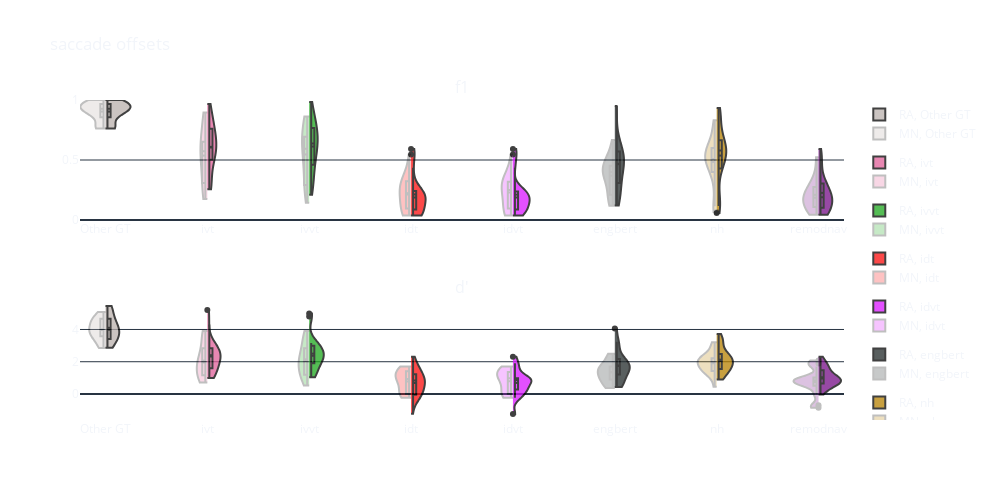

Write notebook code for a chart like this one.
### Code cell
offset_distribution_figure = ch_sdt.single_threshold_figure(
    csdt_metrics.loc[(slice(None), [peyes.constants.D_PRIME_STR, peyes.constants.F1_STR], slice(None)), :],
    peyes.constants.OFFSET_STR,
    THRESHOLD,
    GT1,
    gt2=GT2,
    show_other_gt=True,
    share_x=True,
    colors={k: v[1] for k, v in LABELER_PLOTTING_CONFIG.items()},
)

offset_distribution_figure.update_layout(
    title=dict(text="saccade offsets"),
    width=1000, height=500,
    paper_bgcolor='rgba(0, 0, 0, 0)',
    plot_bgcolor='rgba(0, 0, 0, 0)',
    margin=dict(l=10, r=10, b=10, t=10, pad=0),
)
offset_distribution_figure.layout.annotations = []   # remove subtitles

offset_distribution_figure.show()

### Figure 1 — Plotly figure (JSON) as saved in the notebook; plotly's stock layout.template omitted (floating-point values rounded to 4 significant figures)
{"data": [{"box": {"visible": true}, "fillcolor": "#bab0ac", "legendgroup": "Other GT", "line": {"color": "black"}, "meanline": {"visible": true}, "name": "RA, Other GT", "opacity": 0.75, "scalegroup": "f1", "showlegend": true, "side": "positive", "spanmode": "hard", "x0": "Other GT", "y": [0.902, 0.7692, 0.8571, 0.7761, 0.9841, 0.9333, 0.9062, 0.9508, 0.9259, 0.9667, 0.9302, 0.7619, 0.9841, 1.0], "type": "violin", "xaxis": "x", "yaxis": "y"}, {"box": {"visible": true}, "fillcolor": "#E15F99", "legendgroup": "ivt", "line": {"color": "black"}, "meanline": {"visible": true}, "name": "RA, ivt", "opacity": 0.75, "scalegroup": "f1", "showlegend": true, "side": "positive", "spanmode": "hard", "x0": "ivt", "y": [0.7719, 0.5455, 0.75, 0.5538, 0.6984, 0.359, 0.4598, 0.5833, 0.9667, 0.8254, 0.6269, 0.5758, 0.9552, 0.8254, 0.7083, 0.275, 0.2727, 0.2564, 0.6377, 0.5455], "type": "violin", "xaxis": "x", "yaxis": "y"}, {"box": {"visible": true}, "fillcolor": "#1CA71C", "legendgroup": "ivvt", "line": {"color": "black"}, "meanline": {"visible": true}, "name": "RA, ivvt", "opacity": 0.75, "scalegroup": "f1", "showlegend": true, "side": "positive", "spanmode": "hard", "x0": "ivvt", "y": [0.7719, 0.5455, 0.7632, 0.6, 0.6866, 0.3273, 0.4587, 0.4638, 0.9836, 0.8657, 0.6667, 0.5676, 0.9143, 0.7826, 0.7451, 0.3333, 0.2821, 0.2105, 0.6216, 0.6552], "type": "violin", "xaxis": "x", "yaxis": "y"}, {"box": {"visible": true}, "fillcolor": "#FB0D0D", "legendgroup": "idt", "line": {"color": "black"}, "meanline": {"visible": true}, "name": "RA, idt", "opacity": 0.75, "scalegroup": "f1", "showlegend": true, "side": "positive", "spanmode": "hard", "x0": "idt", "y": [0.1905, 0.2373, 0.186, 0.04348, 0.186, 0.1071, 0.2222, 0.5909, 0.4348, 0.08696, 0.04255, 0.04255, 0.2424, 0.1923, 0.1304, 0.32, 0.03774, 0.5455], "type": "violin", "xaxis": "x", "yaxis": "y"}, {"box": {"visible": true}, "fillcolor": "#DA16FF", "legendgroup": "idvt", "line": {"color": "black"}, "meanline": {"visible": true}, "name": "RA, idvt", "opacity": 0.75, "scalegroup": "f1", "showlegend": true, "side": "positive", "spanmode": "hard", "x0": "idvt", "y": [0.1905, 0.2373, 0.186, 0.08333, 0.1818, 0.1053, 0.2162, 0.5909, 0.4348, 0.08696, 0.08333, 0.04255, 0.2424, 0.2264, 0.125, 0.1923, 0.03774, 0.5455], "type": "violin", "xaxis": "x", "yaxis": "y"}, {"box": {"visible": true}, "fillcolor": "#222A2A", "legendgroup": "engbert", "line": {"color": "black"}, "meanline": {"visible": true}, "name": "RA, engbert", "opacity": 0.75, "scalegroup": "f1", "showlegend": true, "side": "positive", "spanmode": "hard", "x0": "engbert", "y": [0.4643, 0.5455, 0.6111, 0.1765, 0.3279, 0.4507, 0.5053, 0.44, 0.9508, 0.88, 0.2, 0.3175, 0.6933, 0.597, 0.5455, 0.1905, 0.1212, 0.2973, 0.5143, 0.4746], "type": "violin", "xaxis": "x", "yaxis": "y"}, {"box": {"visible": true}, "fillcolor": "#B68100", "legendgroup": "nh", "line": {"color": "black"}, "meanline": {"visible": true}, "name": "RA, nh", "opacity": 0.75, "scalegroup": "f1", "showlegend": true, "side": "positive", "spanmode": "hard", "x0": "nh", "y": [0.5882, 0.5, 0.05882, 0.4918, 0.3934, 0.6154, 0.2439, 0.4651, 0.9333, 0.8986, 0.5161, 0.6333, 0.8615, 0.6885, 0.6415, 0.7925, 0.1379, 0.5778, 0.1176, 0.5818], "type": "violin", "xaxis": "x", "yaxis": "y"}, {"box": {"visible": true}, "fillcolor": "#750D86", "legendgroup": "remodnav", "line": {"color": "black"}, "meanline": {"visible": true}, "name": "RA, remodnav", "opacity": 0.75, "scalegroup": "f1", "showlegend": true, "side": "positive", "spanmode": "hard", "x0": "remodnav", "y": [0.1579, 0.25, 0.3333, 0.2128, 0.1395, 0.05405, 0.186, 0.07407, 0.5909, 0.4706, 0.1277, 0.1951, 0.3077, 0.2174, 0.3, 0.04348, 0.07692, 0.07692, 0.1778, 0.5238], "type": "violin", "xaxis": "x", "yaxis": "y"}, {"box": {"visible": true}, "fillcolor": "#bab0ac", "legendgroup": "Other GT", "line": {"color": "black"}, "meanline": {"visible": true}, "name": "MN, Other GT", "opacity": 0.25, "scalegroup": "f1", "showlegend": true, "side": "negative", "spanmode": "hard", "x0": "Other GT", "y": [0.902, 0.7692, 0.8571, 0.7761, 0.9841, 0.9333, 0.9062, 0.9508, 0.9259, 0.9667, 0.9302, 0.7619, 0.9841, 1.0], "type": "violin", "xaxis": "x", "yaxis": "y"}, {"box": {"visible": true}, "fillcolor": "#E15F99", "legendgroup": "ivt", "line": {"color": "black"}, "meanline": {"visible": true}, "name": "MN, ivt", "opacity": 0.25, "scalegroup": "f1", "showlegend": true, "side": "negative", "spanmode": "hard", "x0": "ivt", "y": [0.8621, 0.6, 0.3077, 0.4091, 0.6471, 0.5152, 0.8955, 0.871, 0.6522, 0.225, 0.209, 0.175, 0.6, 0.5455], "type": "violin", "xaxis": "x", "yaxis": "y"}, {"box": {"visible": true}, "fillcolor": "#1CA71C", "legendgroup": "ivvt", "line": {"color": "black"}, "meanline": {"visible": true}, "name": "MN, ivvt", "opacity": 0.25, "scalegroup": "f1", "showlegend": true, "side": "negative", "spanmode": "hard", "x0": "ivvt", "y": [0.8621, 0.6, 0.2909, 0.4182, 0.6835, 0.5135, 0.8571, 0.8235, 0.6939, 0.2917, 0.2278, 0.1443, 0.5867, 0.6552], "type": "violin", "xaxis": "x", "yaxis": "y"}, {"box": {"visible": true}, "fillcolor": "#FB0D0D", "legendgroup": "idt", "line": {"color": "black"}, "meanline": {"visible": true}, "name": "MN, idt", "opacity": 0.25, "scalegroup": "f1", "showlegend": true, "side": "negative", "spanmode": "hard", "x0": "idt", "y": [0.04651, 0.3256, 0.386, 0.1277, 0.2128, 0.03774, 0.04348, 0.3226, 0.2692, 0.2128, 0.2692, 0.1111, 0.5455], "type": "violin", "xaxis": "x", "yaxis": "y"}, {"box": {"visible": true}, "fillcolor": "#DA16FF", "legendgroup": "idvt", "line": {"color": "black"}, "meanline": {"visible": true}, "name": "MN, idvt", "opacity": 0.25, "scalegroup": "f1", "showlegend": true, "side": "negative", "spanmode": "hard", "x0": "idvt", "y": [0.04651, 0.3182, 0.3793, 0.1277, 0.25, 0.03704, 0.04348, 0.3226, 0.3019, 0.2041, 0.2963, 0.1111, 0.5455], "type": "violin", "xaxis": "x", "yaxis": "y"}, {"box": {"visible": true}, "fillcolor": "#222A2A", "legendgroup": "engbert", "line": {"color": "black"}, "meanline": {"visible": true}, "name": "MN, engbert", "opacity": 0.25, "scalegroup": "f1", "showlegend": true, "side": "negative", "spanmode": "hard", "x0": "engbert", "y": [0.4211, 0.381, 0.3944, 0.4375, 0.1972, 0.3175, 0.6667, 0.5455, 0.4528, 0.1429, 0.1194, 0.2105, 0.4789, 0.4068], "type": "violin", "xaxis": "x", "yaxis": "y"}, {"box": {"visible": true}, "fillcolor": "#B68100", "legendgroup": "nh", "line": {"color": "black"}, "meanline": {"visible": true}, "name": "MN, nh", "opacity": 0.25, "scalegroup": "f1", "showlegend": true, "side": "negative", "spanmode": "hard", "x0": "nh", "y": [0.6154, 0.4, 0.4615, 0.2857, 0.5079, 0.6, 0.8308, 0.6, 0.5098, 0.7547, 0.06667, 0.5532, 0.1143, 0.4727], "type": "violin", "xaxis": "x", "yaxis": "y"}, {"box": {"visible": true}, "fillcolor": "#750D86", "legendgroup": "remodnav", "line": {"color": "black"}, "meanline": {"visible": true}, "name": "MN, remodnav", "opacity": 0.25, "scalegroup": "f1", "showlegend": true, "side": "negative", "spanmode": "hard", "x0": "remodnav", "y": [0.2051, 0.2857, 0.09091, 0.125, 0.1951, 0.359, 0.1778, 0.2632, 0.04348, 0.07407, 0.1739, 0.5238], "type": "violin", "xaxis": "x", "yaxis": "y"}, {"box": {"visible": true}, "fillcolor": "#bab0ac", "legendgroup": "Other GT", "line": {"color": "black"}, "meanline": {"visible": true}, "name": "RA, Other GT", "opacity": 0.75, "scalegroup": "d_prime", "showlegend": false, "side": "positive", "spanmode": "hard", "x0": "Other GT", "y": [3.862, 3.408, 3.417, 2.873, 5.457, 4.097, 3.769, 4.343, 3.725, 4.659, 4.271, 3.043, 5.457, 5.092], "type": "violin", "xaxis": "x2", "yaxis": "y2"}, {"box": {"visible": true}, "fillcolor": "#E15F99", "legendgroup": "ivt", "line": {"color": "black"}, "meanline": {"visible": true}, "name": "RA, ivt", "opacity": 0.75, "scalegroup": "d_prime", "showlegend": false, "side": "positive", "spanmode": "hard", "x0": "ivt", "y": [3.164, 2.662, 2.811, 2.002, 2.609, 1.375, 1.668, 2.31, 4.312, 2.859, 2.266, 2.09, 5.203, 3.181, 2.335, 0.9874, 1.203, 1.223, 2.328, 1.517], "type": "violin", "xaxis": "x2", "yaxis": "y2"}, {"box": {"visible": true}, "fillcolor": "#1CA71C", "legendgroup": "ivvt", "line": {"color": "black"}, "meanline": {"visible": true}, "name": "RA, ivvt", "opacity": 0.75, "scalegroup": "d_prime", "showlegend": false, "side": "positive", "spanmode": "hard", "x0": "ivvt", "y": [3.164, 2.662, 3.003, 2.221, 2.625, 1.401, 1.867, 2.159, 4.804, 2.992, 2.637, 2.129, 4.984, 3.073, 2.406, 1.268, 1.306, 1.037, 2.321, 1.956], "type": "violin", "xaxis": "x2", "yaxis": "y2"}, {"box": {"visible": true}, "fillcolor": "#FB0D0D", "legendgroup": "idt", "line": {"color": "black"}, "meanline": {"visible": true}, "name": "RA, idt", "opacity": 0.75, "scalegroup": "d_prime", "showlegend": false, "side": "positive", "spanmode": "hard", "x0": "idt", "y": [0.8813, -0.2309, 0.8944, 0.9177, -0.04057, 0.878, 0.3338, 1.076, 2.31, 1.9, 0.3516, -0.05692, -1.221, -0.04321, 1.416, 0.7817, 0.5687, 1.384, -0.2009, 1.707], "type": "violin", "xaxis": "x2", "yaxis": "y2"}, {"box": {"visible": true}, "fillcolor": "#DA16FF", "legendgroup": "idvt", "line": {"color": "black"}, "meanline": {"visible": true}, "name": "RA, idvt", "opacity": 0.75, "scalegroup": "d_prime", "showlegend": false, "side": "positive", "spanmode": "hard", "x0": "idvt", "y": [0.8813, -0.2309, 0.8944, 0.9177, 0.2666, 0.8403, 0.3103, 1.038, 2.31, 1.9, 0.3516, 0.2759, -1.243, -0.04321, 1.416, 0.9075, 0.526, 0.8613, -0.2009, 1.707], "type": "violin", "xaxis": "x2", "yaxis": "y2"}, {"box": {"visible": true}, "fillcolor": "#222A2A", "legendgroup": "engbert", "line": {"color": "black"}, "meanline": {"visible": true}, "name": "RA, engbert", "opacity": 0.75, "scalegroup": "d_prime", "showlegend": false, "side": "positive", "spanmode": "hard", "x0": "engbert", "y": [1.778, 3.118, 2.177, 0.5939, 1.228, 1.706, 1.943, 1.791, 4.054, 3.246, 0.6815, 1.174, 2.634, 2.148, 1.507, 0.611, 0.4353, 1.412, 1.851, 1.239], "type": "violin", "xaxis": "x2", "yaxis": "y2"}, {"box": {"visible": true}, "fillcolor": "#B68100", "legendgroup": "nh", "line": {"color": "black"}, "meanline": {"visible": true}, "name": "RA, nh", "opacity": 0.75, "scalegroup": "d_prime", "showlegend": false, "side": "positive", "spanmode": "hard", "x0": "nh", "y": [2.202, 2.464, 1.002, 1.777, 1.456, 2.259, 1.421, 1.855, 3.721, 3.248, 1.846, 2.284, 3.412, 2.488, 1.897, 3.12, 0.8915, 2.301, 1.307, 1.655], "type": "violin", "xaxis": "x2", "yaxis": "y2"}, {"box": {"visible": true}, "fillcolor": "#750D86", "legendgroup": "remodnav", "line": {"color": "black"}, "meanline": {"visible": true}, "name": "RA, remodnav", "opacity": 0.75, "scalegroup": "d_prime", "showlegend": false, "side": "positive", "spanmode": "hard", "x0": "remodnav", "y": [0.8142, 1.788, 1.43, 0.9384, 0.6824, 0.2764, 1.021, 0.6027, 2.31, 1.517, 0.5694, 1.021, 1.937, 0.9941, 0.9699, -0.02735, 0.6869, 0.6274, 0.8522, 1.711], "type": "violin", "xaxis": "x2", "yaxis": "y2"}, {"box": {"visible": true}, "fillcolor": "#bab0ac", "legendgroup": "Other GT", "line": {"color": "black"}, "meanline": {"visible": true}, "name": "MN, Other GT", "opacity": 0.25, "scalegroup": "d_prime", "showlegend": false, "side": "negative", "spanmode": "hard", "x0": "Other GT", "y": [3.797, 3.582, 3.417, 2.849, 4.683, 4.097, 3.769, 4.429, 3.838, 4.659, 4.166, 2.959, 4.683, 5.092], "type": "violin", "xaxis": "x2", "yaxis": "y2"}, {"box": {"visible": true}, "fillcolor": "#E15F99", "legendgroup": "ivt", "line": {"color": "black"}, "meanline": {"visible": true}, "name": "MN, ivt", "opacity": 0.25, "scalegroup": "d_prime", "showlegend": false, "side": "negative", "spanmode": "hard", "x0": "ivt", "y": [3.904, 2.843, 1.165, 1.441, 2.324, 1.865, 3.796, 3.545, 2.044, 0.7756, 0.8797, 0.7112, 2.149, 1.517], "type": "violin", "xaxis": "x2", "yaxis": "y2"}, {"box": {"visible": true}, "fillcolor": "#1CA71C", "legendgroup": "ivvt", "line": {"color": "black"}, "meanline": {"visible": true}, "name": "MN, ivvt", "opacity": 0.25, "scalegroup": "d_prime", "showlegend": false, "side": "negative", "spanmode": "hard", "x0": "ivvt", "y": [3.904, 2.843, 1.195, 1.602, 2.68, 1.904, 3.609, 3.485, 2.163, 1.078, 0.9898, 0.5316, 2.135, 1.956], "type": "violin", "xaxis": "x2", "yaxis": "y2"}, {"box": {"visible": true}, "fillcolor": "#FB0D0D", "legendgroup": "idt", "line": {"color": "black"}, "meanline": {"visible": true}, "name": "MN, idt", "opacity": 0.25, "scalegroup": "d_prime", "showlegend": false, "side": "negative", "spanmode": "hard", "x0": "idt", "y": [0.01249, -0.2305, 1.405, 1.444, 0.5857, 0.9384, -0.1927, -0.02745, 1.689, 1.079, 0.9332, 1.141, 0.3765, 1.707], "type": "violin", "xaxis": "x2", "yaxis": "y2"}, {"box": {"visible": true}, "fillcolor": "#DA16FF", "legendgroup": "idvt", "line": {"color": "black"}, "meanline": {"visible": true}, "name": "MN, idvt", "opacity": 0.25, "scalegroup": "d_prime", "showlegend": false, "side": "negative", "spanmode": "hard", "x0": "idvt", "y": [0.01249, -0.2305, 1.356, 1.409, 0.5857, 1.064, -0.2162, -0.02745, 1.689, 1.184, 0.8873, 1.244, 0.3765, 1.707], "type": "violin", "xaxis": "x2", "yaxis": "y2"}, {"box": {"visible": true}, "fillcolor": "#222A2A", "legendgroup": "engbert", "line": {"color": "black"}, "meanline": {"visible": true}, "name": "MN, engbert", "opacity": 0.25, "scalegroup": "d_prime", "showlegend": false, "side": "negative", "spanmode": "hard", "x0": "engbert", "y": [1.605, 2.398, 1.49, 1.594, 0.6566, 1.174, 2.496, 1.976, 1.206, 0.3674, 0.4017, 0.896, 1.702, 0.9891], "type": "violin", "xaxis": "x2", "yaxis": "y2"}, {"box": {"visible": true}, "fillcolor": "#B68100", "legendgroup": "nh", "line": {"color": "black"}, "meanline": {"visible": true}, "name": "MN, nh", "opacity": 0.25, "scalegroup": "d_prime", "showlegend": false, "side": "negative", "spanmode": "hard", "x0": "nh", "y": [2.282, 2.214, 1.728, 1.663, 1.804, 2.159, 3.201, 2.159, 1.425, 2.884, 0.4481, 2.144, 1.29, 1.252], "type": "violin", "xaxis": "x2", "yaxis": "y2"}, {"box": {"visible": true}, "fillcolor": "#750D86", "legendgroup": "remodnav", "line": {"color": "black"}, "meanline": {"visible": true}, "name": "MN, remodnav", "opacity": 0.25, "scalegroup": "d_prime", "showlegend": false, "side": "negative", "spanmode": "hard", "x0": "remodnav", "y": [1.012, 1.887, -0.8579, 0.5087, 0.5505, 1.021, 2.076, 0.8327, 0.8259, -0.02735, 0.6638, -0.7052, 0.8319, 1.711], "type": "violin", "xaxis": "x2", "yaxis": "y2"}], "layout": {"xaxis": {"anchor": "y", "domain": [0.0, 1.0]}, "yaxis": {"anchor": "x", "domain": [0.625, 1.0], "range": [0, 1]}, "xaxis2": {"anchor": "y2", "domain": [0.0, 1.0]}, "yaxis2": {"anchor": "x2", "domain": [0.0, 0.375]}, "annotations": [{"font": {"size": 16}, "showarrow": false, "text": "f1", "x": 0.5, "xanchor": "center", "xref": "paper", "y": 1.0, "yanchor": "bottom", "yref": "paper"}, {"font": {"size": 16}, "showarrow": false, "text": "d'", "x": 0.5, "xanchor": "center", "xref": "paper", "y": 0.375, "yanchor": "bottom", "yref": "paper"}], "title": {"text": "saccade offsets"}, "violinmode": "overlay", "boxmode": "group", "boxgroupgap": 0, "boxgap": 0, "width": 1000, "height": 500, "paper_bgcolor": "rgba(0, 0, 0, 0)", "plot_bgcolor": "rgba(0, 0, 0, 0)"}}
